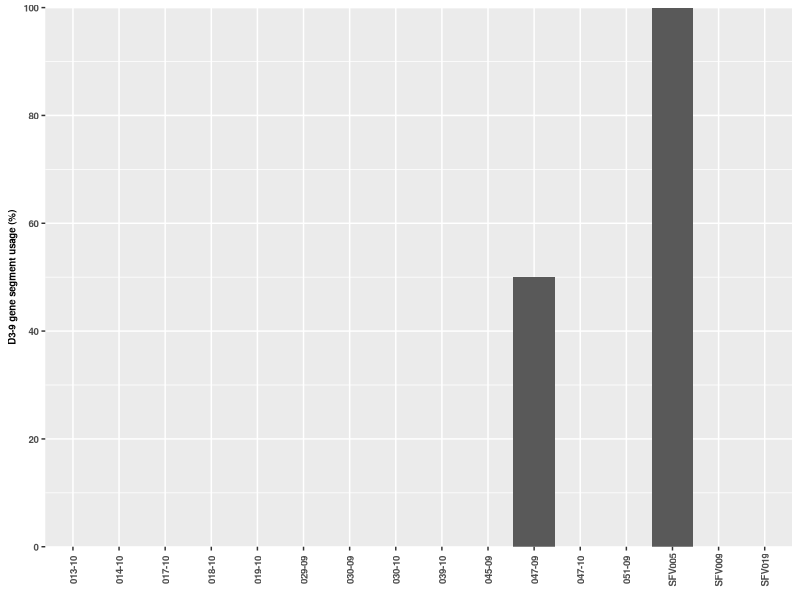

This figure's R source:
#R code
library(ggplot2)
library(data.table)
library(scales)
library(RColorBrewer)
library(readr)
library(tidyr)
library(reshape)
library(stringr)
library(dplyr)
library(ggrepel)
library(gridExtra)
require(cowplot)

HDusage_by_subject_bar_plot <- function(table_summary){
  textsize <- 7
  p <-  ggplot(table_summary, aes(Subject, HD39_percent*100)) + 
	  geom_bar(stat="identity",position=position_dodge()) +
	  theme(plot.title=element_text(size=textsize,face="bold"),
		axis.title=element_text(size=textsize,face="bold"),
		axis.text=element_text(size=textsize,face="bold"),
		axis.text.x=element_text(angle = 90, hjust = 0.5,size=textsize, vjust=0.5,face="bold"),
		legend.key.size=unit(0.6,'lines'),
		legend.title=element_blank(),
		legend.text=element_text(size=textsize,face="bold"),
		legend.position='right') +
	  scale_y_continuous(breaks=c(0,20,40,60,80,100),labels=c('0','20','40','60','80','100'),expand=c(0,0),limits=c(0,100)) +
	  scale_fill_manual(values=c('gray30','gray70'),drop=FALSE) +
	  ylab(bquote(bold('D3-9 gene segment usage (%)'))) +
	  xlab(bquote(bold('')))
  ggsave('graph/HD39_Andrews_STM_Patient_usage.png',p,height=2.5,width=3)
  }

table_summary <- read_tsv('result/Dgene_Andrews_STM_Patient_summary.tsv') %>%
                   mutate(HD39_percent=HD39_count/Total_count) %>%
                   mutate(Other_count=HD39_count-ILTG_count-LRYFDWL_count) %>%
                   mutate(Subject=factor(Subject,levels=Subject))
HDusage_by_subject_bar_plot(table_summary)
